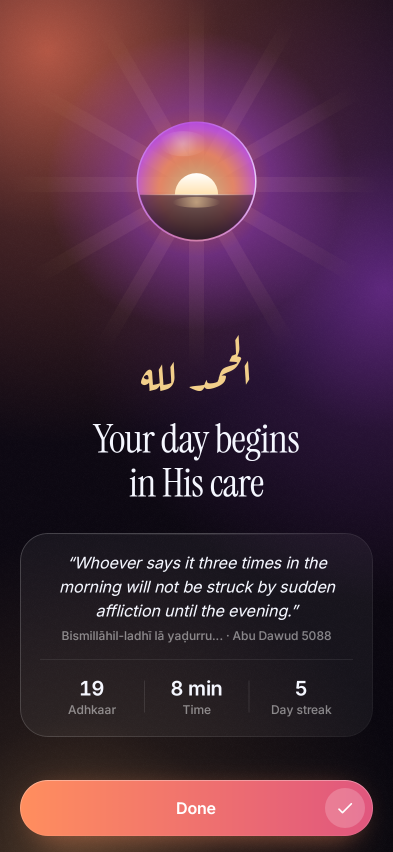
#> input picture docs/screenshots/complete.png, 786 x 1704 px, given in place of complete.png.png, which was not available (shown at 1/2 size)
$ python grid_overlay.py ../docs/screenshots/complete.png
#> lines starting #> are read from the running program, lines starting #| are printed output that depends on the picture; pictures that were not available may be replaced by others from this repository, and a replacement may not be noted
"""
Alignment audit: draws the 4dp grid, the 20dp page margins and a 16dp card inset over screenshots,
so anything off the grid or out of line shows at a glance.

  python tools/grid_overlay.py today settings ...   writes docs/screenshots/grid-<name>.png
"""
import sys
from pathlib import Path
from PIL import Image, ImageDraw

ROOT = Path(__file__).resolve().parents[1]
SHOTS = ROOT / "docs/screenshots"


def overlay(name: str) -> Path:
#> called with name = '../docs/screenshots/complete.png'
    im = Image.open(SHOTS / f"{name}.png").convert("RGBA")
#> im is the input picture: PIL image 786x1704 RGBA; mean R, G, B, A 75.2, 43.2, 59.8, 255
    w, h = im.size
#> w = 786; h = 1704
    px = w / 393  # screenshots are 393dp wide
#> px = 2
    layer = Image.new("RGBA", im.size, (0, 0, 0, 0))
#> layer: PIL image 786x1704 RGBA; every value is 0
    d = ImageDraw.Draw(layer)
    # 4dp grid, faint; every 16dp a little stronger.
    step = 4 * px
#> step = 8
    i = 0
    x = 0.0
    while x < w:
        d.line([(round(x), 0), (round(x), h)], fill=(255, 255, 255, 34 if i % 4 == 0 else 12), width=1)
        x += step
        i += 1
#> after the loop, i = 99; x = 792
    i = 0
    y = 0.0
    while y < h:
        d.line([(0, round(y)), (w, round(y))], fill=(255, 255, 255, 34 if i % 4 == 0 else 12), width=1)
        y += step
        i += 1
#> after the loop, i = 213; y = 1704
    # Page margins (20dp) in magenta, card content inset (20dp + 20dp padding) in cyan.
    for dp, colour in ((20, (255, 60, 200, 200)), (40, (60, 220, 255, 150))):
        for xx in (dp * px, w - dp * px):
            d.line([(round(xx), 0), (round(xx), h)], fill=colour, width=max(1, round(px / 2)))
    out = SHOTS / f"grid-{name}.png"
    Image.alpha_composite(im, layer).convert("RGB").save(out)
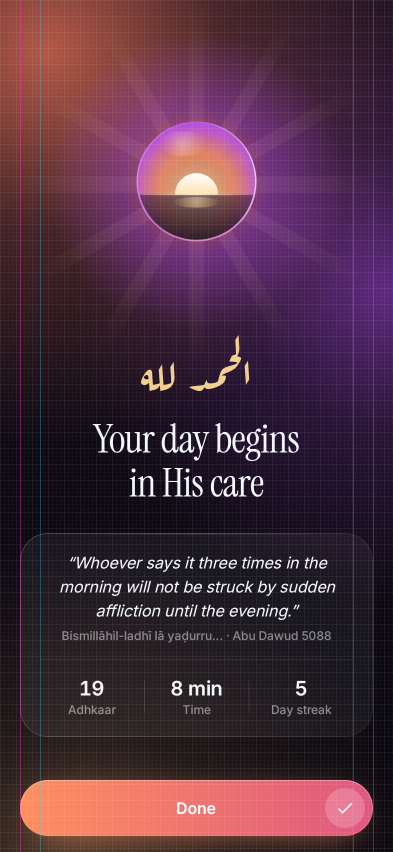
#> saved as complete.png.png: PIL image 786x1704 RGB (shown at 1/2 size); mean R, G, B 78.5, 46.9, 63.5
    return out


if __name__ == "__main__":
    for name in sys.argv[1:]:
        print(overlay(name))

$ run again, on docs/screenshots/day-calendar-360-gregorian.png
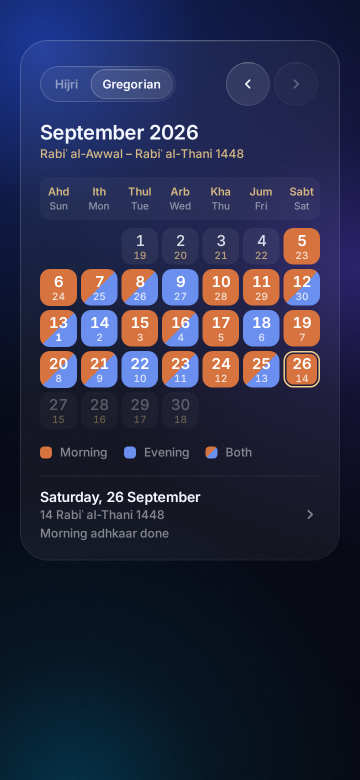
#> input picture docs/screenshots/day-calendar-360-gregorian.png, 720 x 1560 px, given in place of day-calendar-360-gregorian.png.png, which was not available (shown at 1/2 size)
#> in overlay, im is the input picture: PIL image 720x1560 RGBA; mean R, G, B, A 40.4, 43.6, 69.8, 255
#> layer: PIL image 720x1560 RGBA; every value is 0
#> after the loop in overlay, `while x < w:`: i = 99; x = 725.5
#> after the loop in overlay, `while y < h:`: i = 213; y = 1560.9
#> in overlay, `Image.alpha_composite(im, layer).convert("RGB").save(out)`:
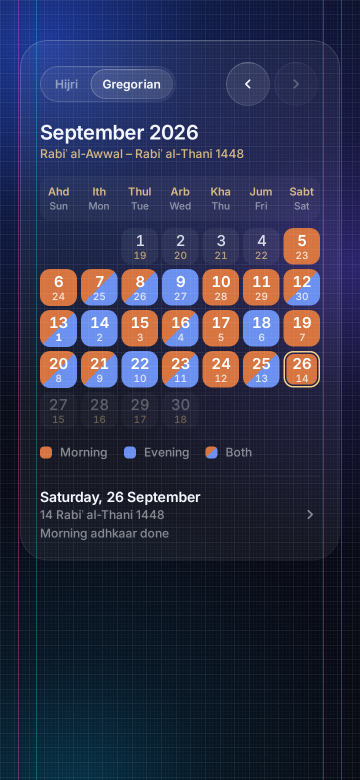
#> saved as day-calendar-360-gregorian.png.png: PIL image 720x1560 RGB (shown at 1/2 size); mean R, G, B 44.7, 47.7, 73.6

$ run again, on docs/screenshots/day-calendar-360-hijri-previous.png
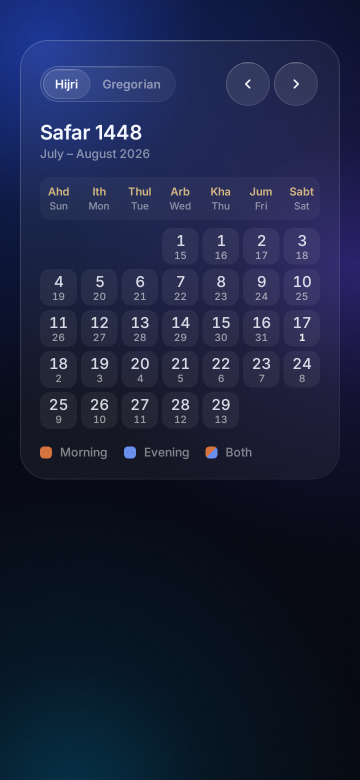
#> input picture docs/screenshots/day-calendar-360-hijri-previous.png, 720 x 1560 px, given in place of day-calendar-360-hijri-previous.png.png, which was not available (shown at 1/2 size)
#> in overlay, im is the input picture: PIL image 720x1560 RGBA; mean R, G, B, A 26, 33.6, 62.5, 255
#> layer: PIL image 720x1560 RGBA; every value is 0
#> after the loop in overlay, `while x < w:`: i = 99; x = 725.5
#> after the loop in overlay, `while y < h:`: i = 213; y = 1560.9
#> in overlay, `Image.alpha_composite(im, layer).convert("RGB").save(out)`:
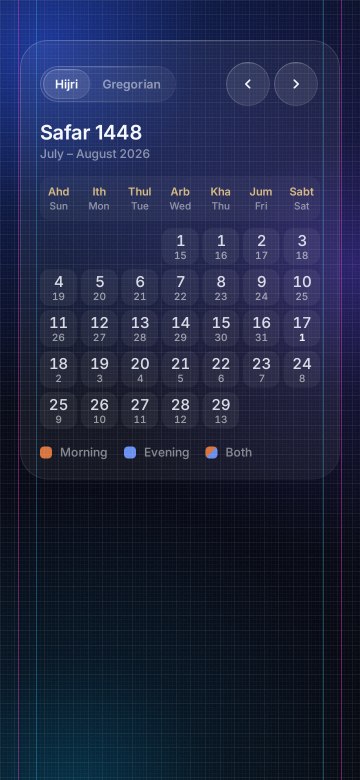
#> saved as day-calendar-360-hijri-previous.png.png: PIL image 720x1560 RGB (shown at 1/2 size); mean R, G, B 30.6, 37.9, 66.5

$ run again, on docs/screenshots/day-calendar-360-hijri.png
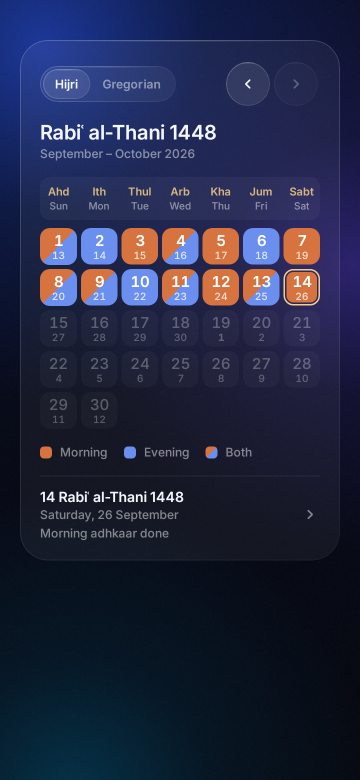
#> input picture docs/screenshots/day-calendar-360-hijri.png, 720 x 1560 px, given in place of day-calendar-360-hijri.png.png, which was not available (shown at 1/2 size)
#> in overlay, im is the input picture: PIL image 720x1560 RGBA; mean R, G, B, A 34.5, 39.6, 66.9, 255
#> layer: PIL image 720x1560 RGBA; every value is 0
#> after the loop in overlay, `while x < w:`: i = 99; x = 725.5
#> after the loop in overlay, `while y < h:`: i = 213; y = 1560.9
#> in overlay, `Image.alpha_composite(im, layer).convert("RGB").save(out)`:
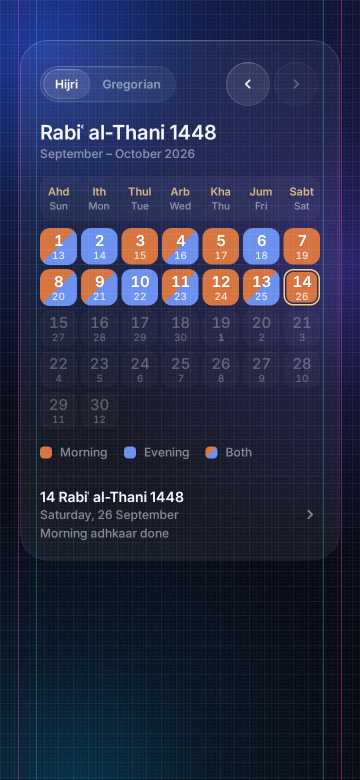
#> saved as day-calendar-360-hijri.png.png: PIL image 720x1560 RGB (shown at 1/2 size); mean R, G, B 39, 43.8, 70.8
